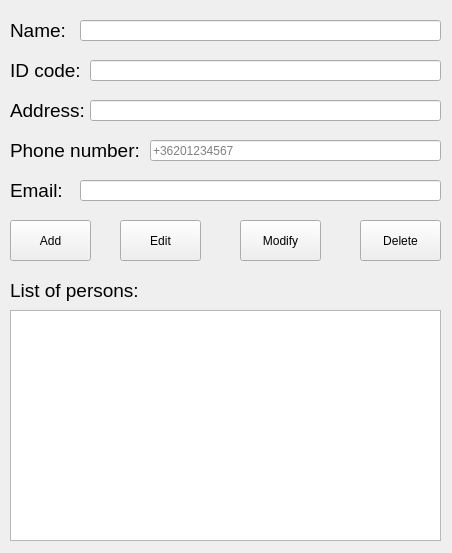
<?xml version="1.0" encoding="UTF-8"?>
<ui version="4.0">
 <class>MainWindow</class>
 <widget class="QMainWindow" name="MainWindow">
  <property name="geometry">
   <rect>
    <x>0</x>
    <y>0</y>
    <width>452</width>
    <height>553</height>
   </rect>
  </property>
  <property name="windowTitle">
   <string>Workers</string>
  </property>
  <widget class="QWidget" name="centralwidget">
   <widget class="QLabel" name="label">
    <property name="geometry">
     <rect>
      <x>10</x>
      <y>10</y>
      <width>81</width>
      <height>41</height>
     </rect>
    </property>
    <property name="font">
     <font>
      <pointsize>14</pointsize>
     </font>
    </property>
    <property name="text">
     <string>Name:</string>
    </property>
   </widget>
   <widget class="QLabel" name="label_2">
    <property name="geometry">
     <rect>
      <x>10</x>
      <y>50</y>
      <width>81</width>
      <height>41</height>
     </rect>
    </property>
    <property name="font">
     <font>
      <pointsize>14</pointsize>
     </font>
    </property>
    <property name="text">
     <string>ID code:</string>
    </property>
   </widget>
   <widget class="QLabel" name="label_3">
    <property name="geometry">
     <rect>
      <x>10</x>
      <y>90</y>
      <width>81</width>
      <height>41</height>
     </rect>
    </property>
    <property name="font">
     <font>
      <pointsize>14</pointsize>
     </font>
    </property>
    <property name="text">
     <string>Address:</string>
    </property>
   </widget>
   <widget class="QLabel" name="label_4">
    <property name="geometry">
     <rect>
      <x>10</x>
      <y>130</y>
      <width>141</width>
      <height>41</height>
     </rect>
    </property>
    <property name="font">
     <font>
      <pointsize>14</pointsize>
     </font>
    </property>
    <property name="text">
     <string>Phone number:</string>
    </property>
   </widget>
   <widget class="QLabel" name="label_5">
    <property name="geometry">
     <rect>
      <x>10</x>
      <y>170</y>
      <width>81</width>
      <height>41</height>
     </rect>
    </property>
    <property name="font">
     <font>
      <pointsize>14</pointsize>
     </font>
    </property>
    <property name="text">
     <string>Email:</string>
    </property>
   </widget>
   <widget class="QLineEdit" name="in_name">
    <property name="geometry">
     <rect>
      <x>80</x>
      <y>20</y>
      <width>361</width>
      <height>21</height>
     </rect>
    </property>
   </widget>
   <widget class="QLineEdit" name="in_idcode">
    <property name="geometry">
     <rect>
      <x>90</x>
      <y>60</y>
      <width>351</width>
      <height>21</height>
     </rect>
    </property>
   </widget>
   <widget class="QLineEdit" name="in_address">
    <property name="geometry">
     <rect>
      <x>90</x>
      <y>100</y>
      <width>351</width>
      <height>21</height>
     </rect>
    </property>
   </widget>
   <widget class="QLineEdit" name="in_phone_number">
    <property name="geometry">
     <rect>
      <x>150</x>
      <y>140</y>
      <width>291</width>
      <height>21</height>
     </rect>
    </property>
    <property name="placeholderText">
     <string>+36201234567</string>
    </property>
   </widget>
   <widget class="QLineEdit" name="in_email">
    <property name="geometry">
     <rect>
      <x>80</x>
      <y>180</y>
      <width>361</width>
      <height>21</height>
     </rect>
    </property>
   </widget>
   <widget class="QPushButton" name="btn_add">
    <property name="geometry">
     <rect>
      <x>10</x>
      <y>220</y>
      <width>81</width>
      <height>41</height>
     </rect>
    </property>
    <property name="text">
     <string>Add</string>
    </property>
   </widget>
   <widget class="QPushButton" name="btn_edit">
    <property name="geometry">
     <rect>
      <x>120</x>
      <y>220</y>
      <width>81</width>
      <height>41</height>
     </rect>
    </property>
    <property name="text">
     <string>Edit</string>
    </property>
   </widget>
   <widget class="QPushButton" name="btn_delete">
    <property name="geometry">
     <rect>
      <x>360</x>
      <y>220</y>
      <width>81</width>
      <height>41</height>
     </rect>
    </property>
    <property name="text">
     <string>Delete</string>
    </property>
   </widget>
   <widget class="QPushButton" name="btn_modify">
    <property name="geometry">
     <rect>
      <x>240</x>
      <y>220</y>
      <width>81</width>
      <height>41</height>
     </rect>
    </property>
    <property name="text">
     <string>Modify</string>
    </property>
   </widget>
   <widget class="QLabel" name="label_6">
    <property name="geometry">
     <rect>
      <x>10</x>
      <y>270</y>
      <width>131</width>
      <height>41</height>
     </rect>
    </property>
    <property name="font">
     <font>
      <pointsize>14</pointsize>
     </font>
    </property>
    <property name="text">
     <string>List of persons:</string>
    </property>
   </widget>
   <widget class="QListWidget" name="list_persons">
    <property name="geometry">
     <rect>
      <x>10</x>
      <y>310</y>
      <width>431</width>
      <height>231</height>
     </rect>
    </property>
   </widget>
  </widget>
 </widget>
 <resources/>
 <connections/>
</ui>
